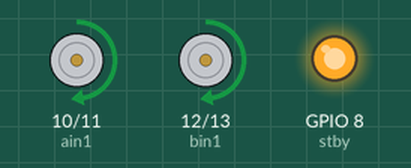
Simulated run of this program. Board: ESP32 board running MicroPython. Parts: motor-driver pin pairs drawn as motors (green arrow = first pin HIGH = forward, orange = second pin HIGH = backward, longer = more drive, scaled by the enable pin, stopped while the standby pin is LOW), output pins drawn as LEDs (lit = HIGH). At 2.0 s the program stops and its outputs stay as they are.

Above: at 0.1 s.
At 2.1 s:
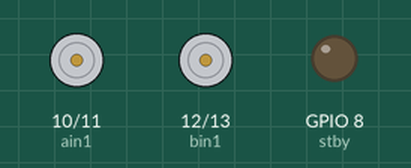
Timing chart, 0 to 3.5 s (numbered marks = the images above):
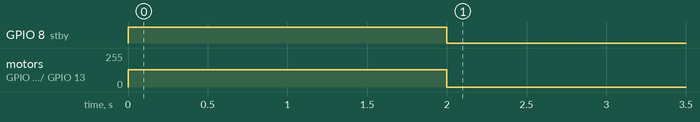

The program:

boot_backup.py
```python
from machine import Pin, PWM
import time

# Motor A
ain1 = Pin(10, Pin.OUT)
ain2 = Pin(11, Pin.OUT)
pwma = PWM(Pin(17))

# Motor B
bin1 = Pin(12, Pin.OUT)
bin2 = Pin(13, Pin.OUT)
pwmb = PWM(Pin(16))

# Standby
stby = Pin(8, Pin.OUT)

# Initialize PWM
pwma.freq(1000)  # Set frequency for PWM
pwmb.freq(1000)

# Activate standby
stby.on()

def motor_a_forward(speed):
    ain1.on()
    ain2.off()
    pwma.duty(speed)

def motor_b_forward(speed):
    bin1.on()
    bin2.off()
    pwmb.duty(speed)

def stop_motors():
    ain1.off()
    ain2.off()
    bin1.off()
    bin2.off()
    pwma.duty(0)
    pwmb.duty(0)
    stby.off()  # Disable standby to stop the motors

# Example usage
motor_a_forward(512)  # Half speed forward
motor_b_forward(512)  # Half speed forward
time.sleep(2)
stop_motors()
```

Measured:
- by itself, GPIO 8 (stby): LOW → HIGH at 0.00 s, → LOW 2.0 s later
- by itself, motor on GPIO 10 (ain1) / GPIO 11 (ain2), motor on GPIO 12 (bin1) / GPIO 13 (bin2): stopped → forward 128/255 at 0.00 s, → stopped 2.0 s later
